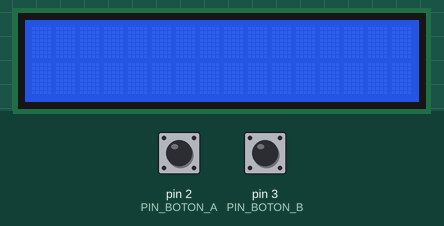
Bench run of a sketch on a simulated Arduino Uno, built with avr-gcc and run on an emulated ATmega328P. Parts: 16×2 character LCD. Inputs (shaded band) come from the test bench; at power-on: pin 2 (PIN_BOTON_A) HIGH, pin 3 (PIN_BOTON_B) HIGH. What the sketch prints to the serial monitor is not drawn.

Above: at 1.2 s.
1.3 s: pin 2 (PIN_BOTON_A) pulled LOW for 0.15 s
At 2.1 s:
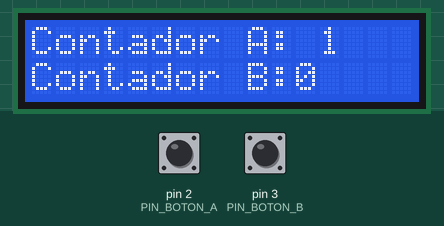
2.9 s: pin 3 (PIN_BOTON_B) pulled LOW for 0.15 s
At 3.9 s:
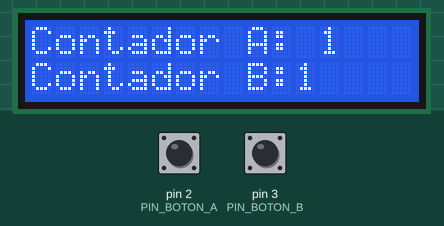
4.6 s: pin 2 (PIN_BOTON_A) pulled LOW for 1 s
At 6.1 s:
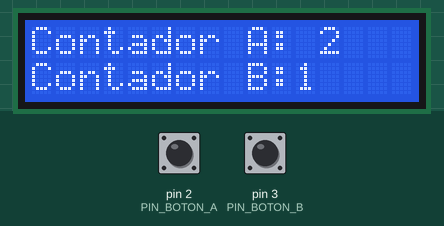
7.1 s: pin 3 (PIN_BOTON_B) pulled LOW for 1 s
At 9.2 s:
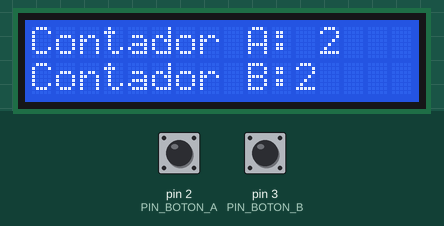
Timing chart, 0 to 10.6 s (numbered marks = the images above; inputs shaded):
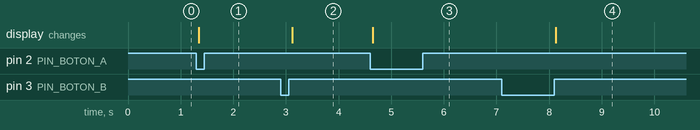

The sketch:

Ejercicio04-Cuenta_Pulsos.ino
```cpp
#include <Wire.h>
#include <LiquidCrystal_I2C.h>

LiquidCrystal_I2C lcd(0x27, 16, 2); // set the LCD address to 0x27 for a 16 chars and 2 line display

#define PIN_BOTON_A 2
#define PIN_BOTON_B 3

//Variables globales
int pulsos_a = 0;
int pulsos_b = 0;
boolean anterior_a;
boolean anterior_b;

void setup() {
  Serial.begin(9600);
  lcd.init();
  lcd.backlight();

  pinMode(PIN_BOTON_A, INPUT_PULLUP);
  pinMode(PIN_BOTON_B, INPUT);

  anterior_a = digitalRead(PIN_BOTON_A);
  anterior_b = digitalRead(PIN_BOTON_B);
}

void loop() {
  boolean estado_a = digitalRead(PIN_BOTON_A);
  boolean estado_b = digitalRead(PIN_BOTON_B);

  if (anterior_a != estado_a) {
    if (estado_a == LOW) {  //flanco descendente pull-up
      pulsos_a++;
      imprimePulsaciones();
    }
  }

  if (anterior_b != estado_b) {
    if (estado_b == HIGH) {  //flanco ascendente pull-down
      pulsos_b++;
      imprimePulsaciones();
    }
  }
  anterior_a = estado_a;
  anterior_b = estado_b;
  delay(50); //Evitar rebotes
}

void imprimePulsaciones() {
  Serial.println("Contador A: " + (String)pulsos_a + "\tContador B: " + (String)pulsos_b);

  lcd.clear();
  lcd.setCursor(0, 0);
  lcd.print("Contador A: ");
  lcd.print(pulsos_a);
  lcd.setCursor(0, 1);
  lcd.print("Contador B:");
  lcd.print(pulsos_b);
}
```

Measured:
- after the input at 1.3 s, the display: changes at once (image 1)
- after the input at 2.9 s, the display: changes after 0.22 s (image 2)
- after the input at 4.6 s, the display: changes after 0.05 s (image 3)
- after the input at 7.1 s, the display: changes after 1.0 s (image 4)
